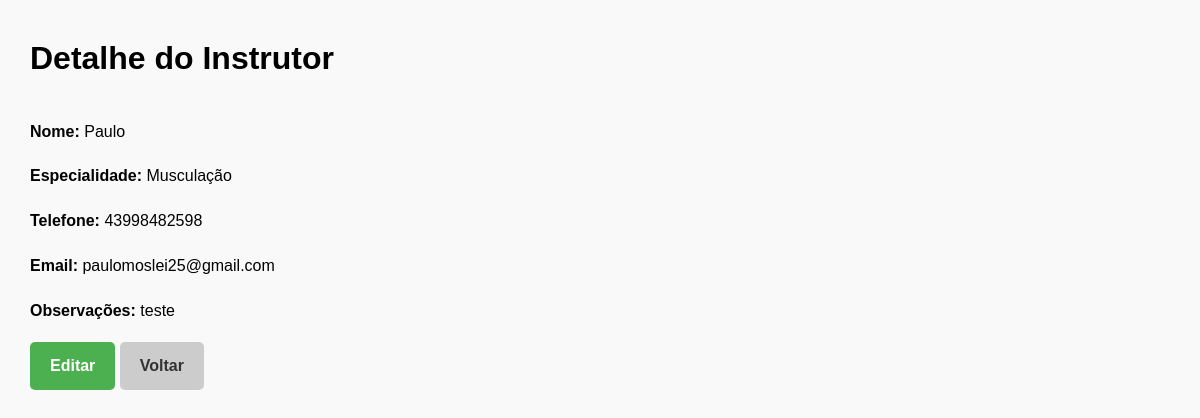
Page /instrutores/1/ on the committed database.
### instrutores/models.py (models this page shows, shortened)
class Instrutor(models.Model):
    nome = models.CharField(max_length=100)
    especialidade = models.CharField(max_length=50, blank=True, null=True)
    telefone = models.CharField(max_length=20, blank=True, null=True)
    email = models.EmailField(blank=True, null=True)
    observacoes = models.TextField(blank=True, null=True)
    data_criacao = models.DateTimeField(auto_now_add=True)
    data_atualizacao = models.DateTimeField(auto_now=True)

### instrutores/views.py (the view)
# urls.py: path('<int:pk>/', views.detalhe_instrutor, name='detalhe_instrutor'),
def detalhe_instrutor(request, pk):
    instrutor = get_object_or_404(Instrutor, pk=pk)
    return render(request, 'instrutores/detalhe.html', {'instrutor': instrutor})

### instrutores/templates/instrutores/detalhe.html (shortened to what this page needs)
{% load static %}
<!DOCTYPE html>
<html lang="pt-br">
<head>
    <link rel="stylesheet" href="{% static 'instrutores/detalhe/detalhe.css' %}">
</head>
<body>
    <h1>Detalhe do Instrutor</h1>
    <p><strong>Nome:</strong> {{ instrutor.nome }}</p>
    <p><strong>Especialidade:</strong> {{ instrutor.especialidade }}</p>
    <p><strong>Telefone:</strong> {{ instrutor.telefone }}</p>
    <p><strong>Email:</strong> {{ instrutor.email }}</p>
    <p><strong>Observações:</strong> {{ instrutor.observacoes }}</p>
    <a href="{% url 'editar_instrutor' instrutor.pk %}" class="btn-editar">Editar</a>
    <a href="{% url 'lista_instrutores' %}" class="btn-voltar">Voltar</a>
</body>
</html>

### static/instrutores/detalhe/detalhe.css (style rules this page uses)
body { font-family: Arial, sans-serif; margin: 30px; line-height: 1.8; background-color: #f9f9f9; }
h1 { margin-bottom: 30px; }
.btn-editar, .btn-voltar { display: inline-block; padding: 10px 20px; border-radius: 5px; text-decoration: none; font-weight: bold; cursor: pointer; border: none; transition: background-color 0.2s; }
.btn-editar { background-color: #4CAF50; color: white; }
.btn-voltar { background-color: #ccc; color: #333; }

### rows in the picture
Instrutor: nome "Paulo", especialidade "Musculação", telefone "43998482598", email "paulomoslei25@gmail.com", observacoes "teste"
